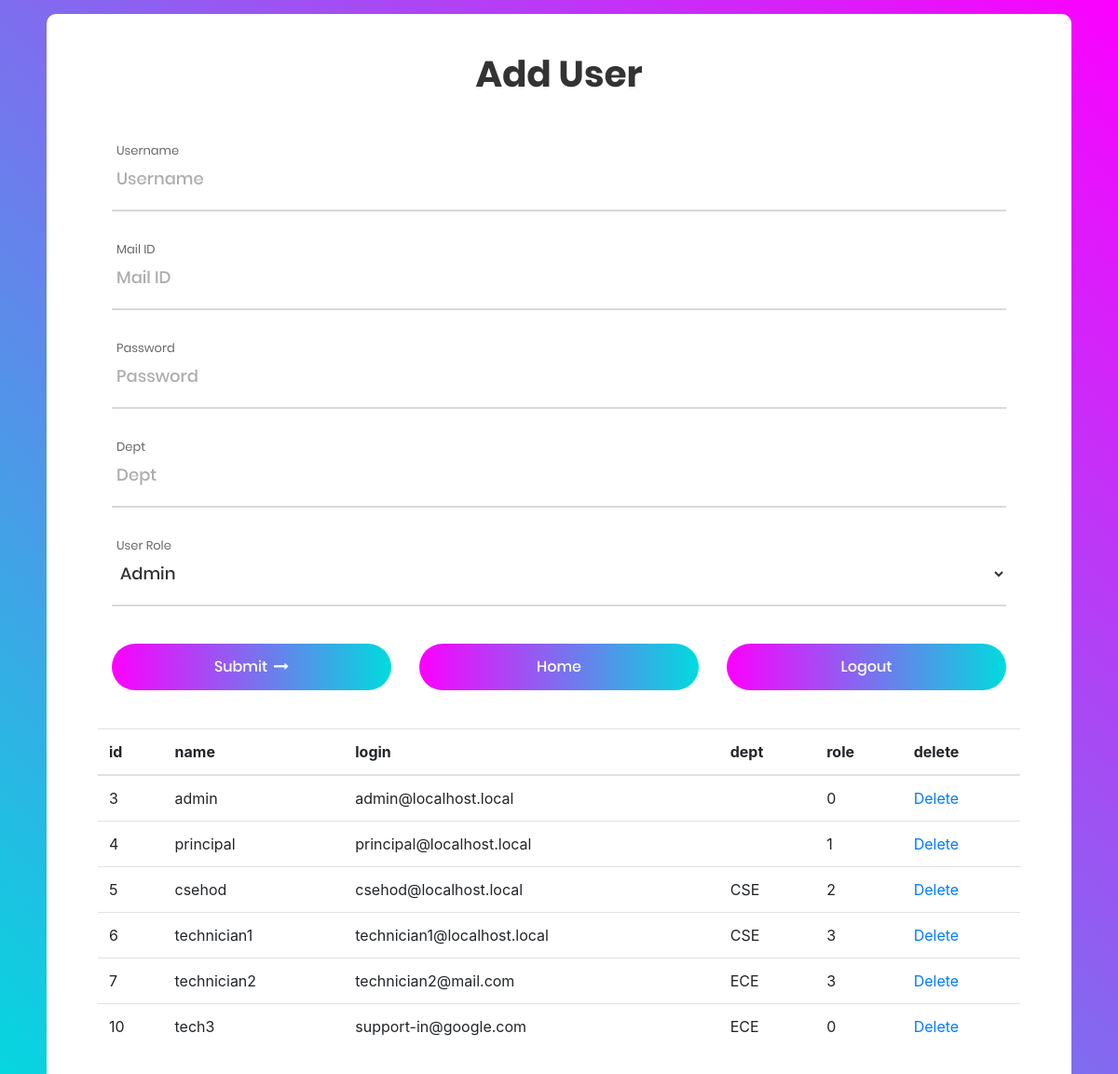
Screenshot of /user/admin/user.php (signed in) with the database file from the repository.
### tables this page shows
CREATE TABLE `users` (
  `id` int(11) NOT NULL,
  `name` varchar(250) NOT NULL,
  `login` varchar(250) NOT NULL,
  `password` varchar(250) NOT NULL,
  `dept` varchar(100) NOT NULL,
  `role` int(11) NOT NULL DEFAULT 0
);

### user/admin/user.php (the view, shortened to what this page needs)
<?php
	include 'settings.php';
?>
<!DOCTYPE html>
<html lang="en">
<head>
	<link rel="stylesheet" href="../style.css">
	<link href="https://getbootstrap.com/docs/4.3/dist/css/bootstrap.min.css" rel="stylesheet">
</head>
<body>
	<div class="container-contact100">
		<div class="wrap-contact100" style="width:1100px;">
			<form class="contact100-form validate-form" method="GET">
				<span class="contact100-form-title">Add User</span>
				<div class="container">
					<div class="row">
						<div class="col-sm">
							<div class="wrap-input100 validate-input" data-validate="Username is required">
								<span class="label-input100">Username</span>
								<input class="input100" type="text" name="username" placeholder="Username" value="">
								<span class="focus-input100"></span>
							</div>
							<div class="wrap-input100 validate-input" data-validate="Mail ID is required">
								<span class="label-input100">Mail ID</span>
								<input class="input100" type="text" name="mail" placeholder="Mail ID" value="">
								<span class="focus-input100"></span>
							</div>
							<div class="wrap-input100 validate-input" data-validate="Password is required">
								<span class="label-input100">Password</span>
								<input class="input100" type="text" name="password" placeholder="Password" value="">
								<span class="focus-input100"></span>
							</div>
						<div class="wrap-input100 validate-input" data-validate="Dept is required">
								<span class="label-input100">Dept</span>
								<input class="input100" type="text" list="dept" name="dept" placeholder="Dept" value="">
								<span class="focus-input100"></span>
							</div>
							<div class="wrap-input100 validate-input select2-container" style="width:100% !important;" data-validate="User Role is required">
								<span class="label-input100">User Role</span>
								<select name="role" id="role" class="input100 select2-selection--single">
									<option value="0">Admin</option>
								</select>
								<span class="focus-input100"></span>
							</div>
						</div>
					</div>
				</div>
				<div class="container">
					<div class="row">
						<div class="col-sm">
							<div class="container-contact100-form-btn">
								<div class="wrap-contact100-form-btn">
									<div class="contact100-form-bgbtn"></div>
									<button class="contact100-form-btn"><span>Submit<i class="fa fa-long-arrow-right m-l-7" aria-hidden="true"></i></span></button>
								</div>
							</div>
						</div>
						<div class="col-sm">
							<div class="container-contact100-form-btn">
								<div class="wrap-contact100-form-btn">
									<div class="contact100-form-bgbtn"></div>
									<a href="index.php" class="contact100-form-btn">Home</a>
								</div>
							</div>
						</div>
						<div class="col-sm">
							<div class="container-contact100-form-btn">
								<div class="wrap-contact100-form-btn">
									<div class="contact100-form-bgbtn"></div>
									<a href="../../includes/logout.php" class="contact100-form-btn">Logout</a>
								</div>
							</div>
						</div>
					</div>
				</div>
				<?php
					$sql = "SELECT `id`,`name`,`login`,`dept`,`role`, CONCAT(\"<a href='?delete=\", `id`, \"'>Delete</a>\") as 'delete' FROM `users`;";
					$result = mysqli_query($conn, $sql);
					echo '<table class="cont table table-hover" style="margin-top:41px;"><thead><tr>';
						$outputData = array();
						if (mysqli_num_rows($result) > 0) {
							while($row = mysqli_fetch_assoc($result)) {
								if(empty($outputData)) {
									$outputData = $row;
									foreach($outputData as $col => $val) {
										echo "<th scope='col'>" . $col . '</th>';
									}
									echo '</tr></thead><tbody>';
								}
								echo '<tr>';
								foreach($row as $data) {
									echo '<td>'.$data.'</td>';
								}
								echo '</tr>';
							}
						}
						echo '</tbody></table>';
				?>
			</form>
		</div>
	</div>
</body>
</html>

### rows the page displays
users: col "id", col "name", col "login", col "dept", col "role", col "delete", id "3", name "admin", login "admin@localhost.local", role "0", data "Delete"
users: id "4", name "principal", login "principal@localhost.local", role "1", data "Delete"
users: id "5", name "csehod", login "csehod@localhost.local", dept "CSE", role "2", data "Delete"
users: id "6", name "technician1", login "technician1@localhost.local", dept "CSE", role "3", data "Delete"
users: id "7", name "technician2", login "technician2@mail.com", dept "ECE", role "3", data "Delete"
users: id "10", name "tech3", login "support-in@google.com", dept "ECE", role "0", data "Delete"
